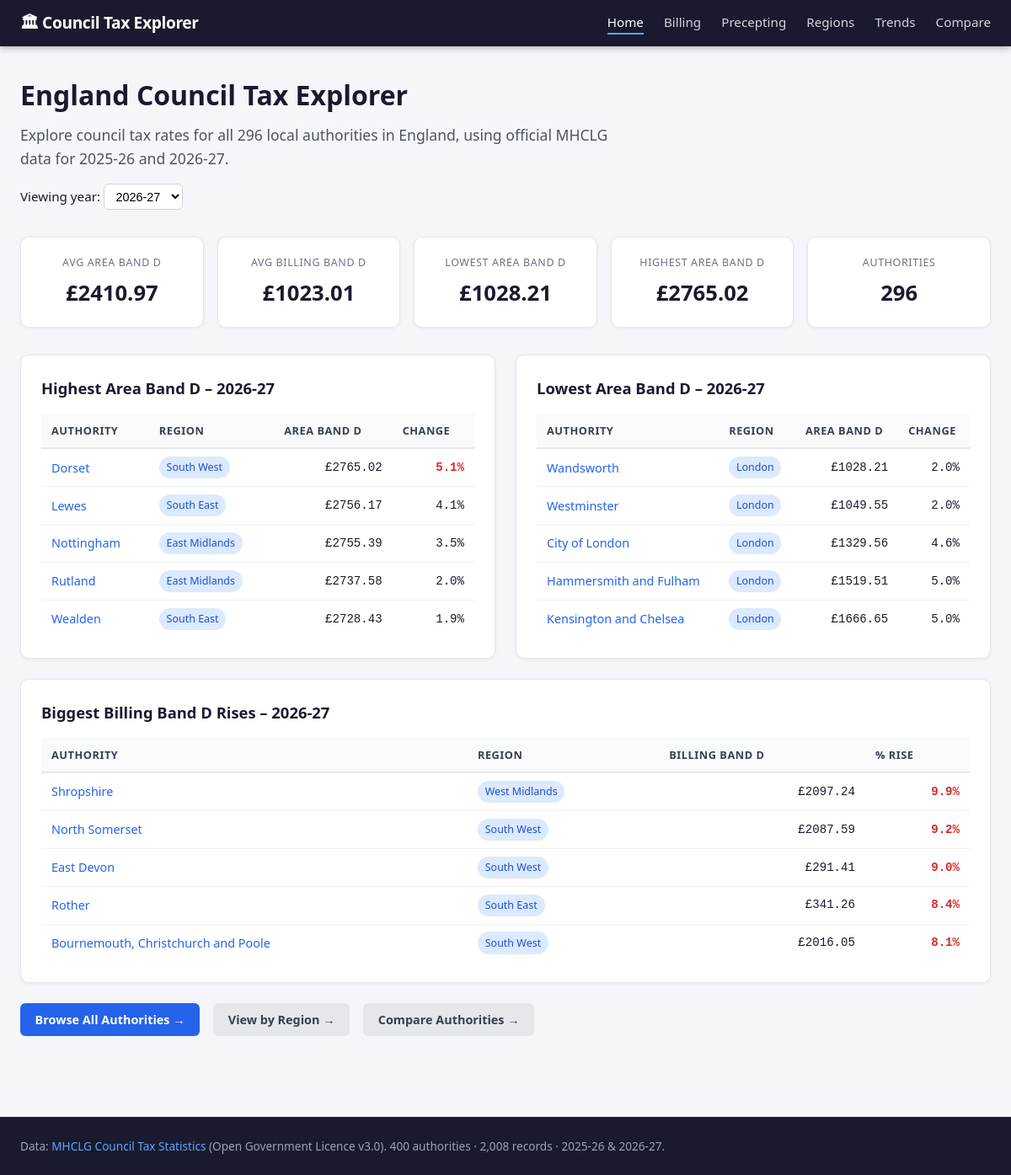
The page / on the database its author committed.
### tables this page shows
CREATE TABLE council_tax_record (
    id              INTEGER PRIMARY KEY AUTOINCREMENT,
    authority_id    INTEGER NOT NULL REFERENCES authority(id),
    year            TEXT NOT NULL,
    ct_requirement  REAL, parish_precept REAL, taxbase REAL,
    collection_rate REAL, band_d_billing REAL, band_d_area REAL,
    asc_precept     REAL, band_d_prev    REAL, pct_change REAL
);

CREATE TABLE authority (
    id          INTEGER PRIMARY KEY AUTOINCREMENT,
    ecode       TEXT NOT NULL UNIQUE,
    ons_code    TEXT NOT NULL,
    name        TEXT NOT NULL,
    region_code TEXT NOT NULL REFERENCES region(code),
    class_code  TEXT NOT NULL REFERENCES authority_class(code)
);

### app.py (the view)
@app.route("/")
def index():
    year = request.args.get("year","2026-27")
    if year not in YEARS: year = "2026-27"
    stats = query_one(
        "SELECT AVG(r.band_d_area) AS avg_area_band_d,"
        "       AVG(r.band_d_billing) AS avg_billing_band_d,"
        "       MIN(r.band_d_area) AS min_area, MAX(r.band_d_area) AS max_area,"
        "       COUNT(*) AS total_las"
        " FROM council_tax_record r WHERE r.year=?", (year,))
    highest = query(
        "SELECT a.name,a.region_code,r.band_d_area,r.band_d_billing,r.pct_change,a.id"
        " FROM council_tax_record r JOIN authority a ON a.id=r.authority_id"
        " WHERE r.year=? AND r.band_d_area IS NOT NULL"
        " ORDER BY r.band_d_area DESC LIMIT 5", (year,))
    lowest = query(
        "SELECT a.name,a.region_code,r.band_d_area,r.band_d_billing,r.pct_change,a.id"
        " FROM council_tax_record r JOIN authority a ON a.id=r.authority_id"
        " WHERE r.year=? AND r.band_d_area IS NOT NULL"
        " ORDER BY r.band_d_area ASC LIMIT 5", (year,))
    biggest_rises = query(
        "SELECT a.name,a.region_code,r.band_d_billing,r.pct_change,a.id"
        " FROM council_tax_record r JOIN authority a ON a.id=r.authority_id"
        " WHERE r.year=? AND r.pct_change IS NOT NULL"
        " ORDER BY r.pct_change DESC LIMIT 5", (year,))
    trend = query("SELECT * FROM england_trend ORDER BY year_label")
    return render_template("index.html", year=year, years=YEARS, stats=stats,
                           highest=highest, lowest=lowest, biggest_rises=biggest_rises,
                           trend=trend, region_labels=REGION_LABELS)

### app.py (called while the page is built)
def get_db():
    if "db" not in g:
        conn = sqlite3.connect(DB_PATH)
        conn.row_factory = sqlite3.Row
        g.db = conn
    return g.db

def query(sql, params=()):
    return [dict(r) for r in get_db().execute(sql, params).fetchall()]

def query_one(sql, params=()):
    r = get_db().execute(sql, params).fetchone()
    return dict(r) if r else None

### templates/index.html (shortened to what this page needs)
{% extends "base.html" %}
{% block content %}
<section class="hero">
  <h1>England Council Tax Explorer</h1>
  <p class="lead">Explore council tax rates for all 296 local authorities in England,
     using official MHCLG data for 2025‑26 and 2026‑27.</p>
  <form class="year-switcher" method="get" action="{{ url_for('index') }}">
    <label>Viewing year:
      <select name="year" onchange="this.form.submit()">
        {% for y in years %}
          <option value="{{ y }}" {% if y==year %}selected{% endif %}>{{ y }}</option>
        {% endfor %}
      </select>
    </label>
  </form>
</section>
{% if stats %}
<section class="stat-grid">
  <div class="stat-card">
    <span class="stat-label">Avg Area Band D</span>
    <span class="stat-value">£{{ "%.2f"|format(stats.avg_area_band_d) }}</span>
  </div>
  <div class="stat-card">
    <span class="stat-label">Avg Billing Band D</span>
    <span class="stat-value">£{{ "%.2f"|format(stats.avg_billing_band_d) }}</span>
  </div>
  <div class="stat-card">
    <span class="stat-label">Lowest Area Band D</span>
    <span class="stat-value">£{{ "%.2f"|format(stats.min_area) }}</span>
  </div>
  <div class="stat-card">
    <span class="stat-label">Highest Area Band D</span>
    <span class="stat-value">£{{ "%.2f"|format(stats.max_area) }}</span>
  </div>
  <div class="stat-card">
    <span class="stat-label">Authorities</span>
    <span class="stat-value">{{ stats.total_las }}</span>
  </div>
</section>
{% endif %}
<div class="two-col">
  <section class="card">
    <h2>Highest Area Band D – {{ year }}</h2>
    <table>
      <thead><tr><th>Authority</th><th>Region</th><th>Area Band D</th><th>Change</th></tr></thead>
      <tbody>
        {% for r in highest %}
        <tr>
          <td><a href="{{ url_for('authority_detail', auth_id=r.id) }}">{{ r.name }}</a></td>
          <td><span class="badge">{{ region_labels.get(r.region_code, r.region_code) }}</span></td>
          <td class="num">£{{ "%.2f"|format(r.band_d_area) }}</td>
          <td class="num {% if r.pct_change and r.pct_change>5 %}high{% endif %}">
            {% if r.pct_change %}{{ "%.1f"|format(r.pct_change) }}%{% else %}–{% endif %}</td>
        </tr>
        {% endfor %}
      </tbody>
    </table>
  </section>
  <section class="card">
    <h2>Lowest Area Band D – {{ year }}</h2>
    <table>
      <thead><tr><th>Authority</th><th>Region</th><th>Area Band D</th><th>Change</th></tr></thead>
      <tbody>
        {% for r in lowest %}
        <tr>
          <td><a href="{{ url_for('authority_detail', auth_id=r.id) }}">{{ r.name }}</a></td>
          <td><span class="badge">{{ region_labels.get(r.region_code, r.region_code) }}</span></td>
          <td class="num">£{{ "%.2f"|format(r.band_d_area) }}</td>
          <td class="num">{% if r.pct_change %}{{ "%.1f"|format(r.pct_change) }}%{% else %}–{% endif %}</td>
        </tr>
        {% endfor %}
      </tbody>
    </table>
  </section>
</div>
<section class="card">
  <h2>Biggest Billing Band D Rises – {{ year }}</h2>
  <table>
    <thead><tr><th>Authority</th><th>Region</th><th>Billing Band D</th><th>% Rise</th></tr></thead>
    <tbody>
      {% for r in biggest_rises %}
      <tr>
        <td><a href="{{ url_for('authority_detail', auth_id=r.id) }}">{{ r.name }}</a></td>
        <td><span class="badge">{{ region_labels.get(r.region_code, r.region_code) }}</span></td>
        <td class="num">£{{ "%.2f"|format(r.band_d_billing) }}</td>
        <td class="num high">{{ "%.1f"|format(r.pct_change) }}%</td>
      </tr>
      {% endfor %}
    </tbody>
  </table>
</section>
<section class="quick-links">
  <a href="{{ url_for('authorities') }}" class="btn">Browse All Authorities →</a>
  <a href="{{ url_for('regions') }}" class="btn btn-secondary">View by Region →</a>
  <a href="{{ url_for('compare') }}" class="btn btn-secondary">Compare Authorities →</a>
</section>
{% endblock %}

### static/css/style.css (style rules this page uses)
*, *::before, *::after { box-sizing: border-box; margin: 0; padding: 0; }
body { font-family: 'Segoe UI', Arial, sans-serif; background: #f5f6fa; color: #1a1a2e; line-height: 1.6; }
a { color: #2563eb; text-decoration: none; }
.hero { margin-bottom: 2rem; }
.hero h1 { font-size: 2rem; font-weight: 800; color: #1a1a2e; margin-bottom: 0.5rem; }
.hero .lead { font-size: 1.1rem; color: #4b5563; max-width: 700px; }
.year-switcher { margin: 1rem 0; display: flex; align-items: center; gap: 0.5rem; font-size: 0.95rem; }
.year-switcher select, .filter-bar select { padding: 0.35rem 0.6rem; border: 1px solid #d1d5db; border-radius: 6px; background: #fff; font-size: 0.9rem; }
.stat-grid { display: grid; grid-template-columns: repeat(auto-fit, minmax(160px, 1fr)); gap: 1rem; margin: 1.5rem 0 2rem; }
.stat-card { background: #fff; border: 1px solid #e5e7eb; border-radius: 10px; padding: 1.2rem 1rem; text-align: center; box-shadow: 0 1px 4px rgba(0,0,0,0.06); }
.stat-label { display: block; font-size: 0.78rem; text-transform: uppercase; letter-spacing: 0.05em; color: #6b7280; margin-bottom: 0.4rem; }
.stat-value { display: block; font-size: 1.6rem; font-weight: 700; color: #1a1a2e; }
.card { background: #fff; border: 1px solid #e5e7eb; border-radius: 10px; padding: 1.5rem; margin-bottom: 1.5rem; box-shadow: 0 1px 4px rgba(0,0,0,0.06); }
.card h2 { font-size: 1.15rem; font-weight: 700; margin-bottom: 1rem; color: #1a1a2e; }
.two-col { display: grid; grid-template-columns: 1fr 1fr; gap: 1.5rem; }
table { width: 100%; border-collapse: collapse; font-size: 0.9rem; }
th { background: #f8fafc; text-align: left; padding: 0.6rem 0.75rem; border-bottom: 2px solid #e5e7eb; font-size: 0.8rem; text-transform: uppercase; letter-spacing: 0.04em; color: #374151; white-space: nowrap; }
td { padding: 0.55rem 0.75rem; border-bottom: 1px solid #f0f0f0; vertical-align: middle; }
tr:last-child td { border-bottom: none; }
.num { text-align: right; font-variant-numeric: tabular-nums; font-family: monospace; font-size: 0.88rem; }
.high { color: #dc2626; font-weight: 600; }
.badge { display: inline-block; padding: 0.2rem 0.55rem; border-radius: 20px; background: #dbeafe; color: #1d4ed8; font-size: 0.78rem; font-weight: 500; white-space: nowrap; }
.btn { display: inline-block; background: #2563eb; color: #fff; padding: 0.5rem 1.1rem; border-radius: 6px; font-size: 0.9rem; font-weight: 600; border: none; cursor: pointer; transition: background 0.2s; }
.btn-secondary { background: #e5e7eb; color: #374151; }
.quick-links { display: flex; gap: 1rem; flex-wrap: wrap; margin-top: 1.5rem; }

### rows shown on the page
council_tax_record: name "Dorset", band_d_area "2765.02", pct_change "5.1"
authority: get "South West"
council_tax_record: name "Lewes", band_d_area "2756.17", pct_change "4.1"
authority: get "South East"
council_tax_record: name "Nottingham", band_d_area "2755.39", pct_change "3.5"
authority: get "East Midlands"
council_tax_record: name "Rutland", band_d_area "2737.58", pct_change "2.0"
authority: get "East Midlands"
council_tax_record: name "Wealden", band_d_area "2728.43", pct_change "1.9"
authority: get "South East"
council_tax_record: name "Wandsworth", band_d_area "1028.21", pct_change "2.0"
authority: get "London"
council_tax_record: name "Westminster", band_d_area "1049.55", pct_change "2.0"
authority: get "London"
council_tax_record: name "City of London", band_d_area "1329.56", pct_change "4.6"
authority: get "London"
council_tax_record: name "Hammersmith and Fulham", band_d_area "1519.51", pct_change "5.0"
authority: get "London"
council_tax_record: name "Kensington and Chelsea", band_d_area "1666.65", pct_change "5.0"
authority: get "London"
council_tax_record: name "Shropshire", band_d_billing "2097.24", pct_change "9.9"
authority: get "West Midlands"
council_tax_record: name "North Somerset", band_d_billing "2087.59", pct_change "9.2"
authority: get "South West"
council_tax_record: name "East Devon", band_d_billing "291.41", pct_change "9.0"
authority: get "South West"
council_tax_record: name "Rother", band_d_billing "341.26", pct_change "8.4"
authority: get "South East"
council_tax_record: name "Bournemouth, Christchurch and Poole", band_d_billing "2016.05", pct_change "8.1"
authority: get "South West"

### other values the page prints
{{ "%.2f"|format(stats.avg_area_band_d) }} "2410.97"
{{ "%.2f"|format(stats.avg_billing_band_d) }} "1023.01"
{{ "%.2f"|format(stats.min_area) }} "1028.21"
{{ "%.2f"|format(stats.max_area) }} "2765.02"
{{ stats.total_las }} "296"
{{ year }} "2026-27"
form field year "2026-27"
